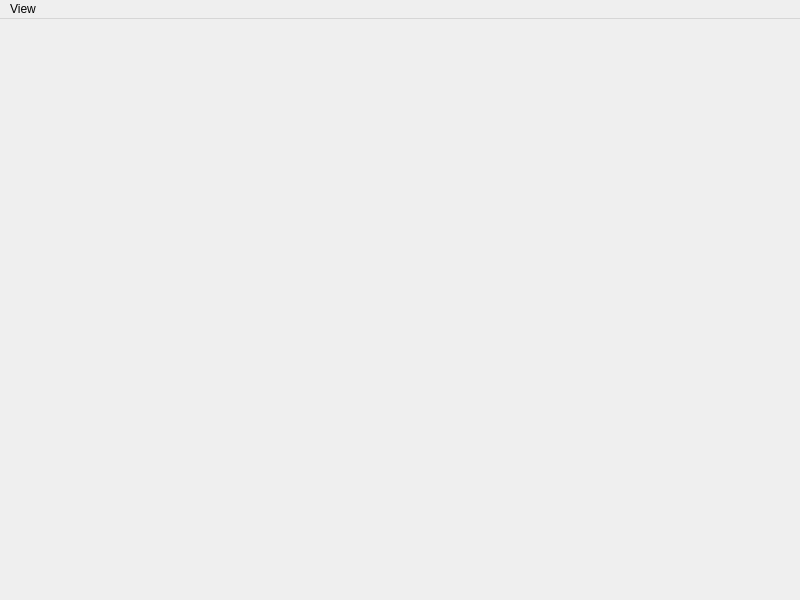
<?xml version="1.0" encoding="UTF-8"?>
<ui version="4.0">
 <class>MainWindow</class>
 <widget class="QMainWindow" name="MainWindow">
  <property name="geometry">
   <rect>
    <x>0</x>
    <y>0</y>
    <width>800</width>
    <height>600</height>
   </rect>
  </property>
  <property name="windowTitle">
   <string>MainWindow</string>
  </property>
  <widget class="QWidget" name="centralwidget">
   <layout class="QVBoxLayout" name="verticalLayout">
    <item>
     <widget class="GlWidget" name="widget" native="true"/>
    </item>
   </layout>
  </widget>
  <widget class="QMenuBar" name="menuBar">
   <property name="geometry">
    <rect>
     <x>0</x>
     <y>0</y>
     <width>800</width>
     <height>20</height>
    </rect>
   </property>
   <widget class="QMenu" name="menuView">
    <property name="title">
     <string>View</string>
    </property>
    <addaction name="actionOrthographic"/>
    <addaction name="actionPerspective"/>
   </widget>
   <addaction name="menuView"/>
  </widget>
  <action name="actionOrthographic">
   <property name="text">
    <string>Orthographic</string>
   </property>
  </action>
  <action name="actionPerspective">
   <property name="text">
    <string>Perspective</string>
   </property>
  </action>
 </widget>
 <customwidgets>
  <customwidget>
   <class>GlWidget</class>
   <extends>QWidget</extends>
   <header>glwidget.h</header>
   <container>1</container>
  </customwidget>
 </customwidgets>
 <resources/>
 <connections/>
</ui>
